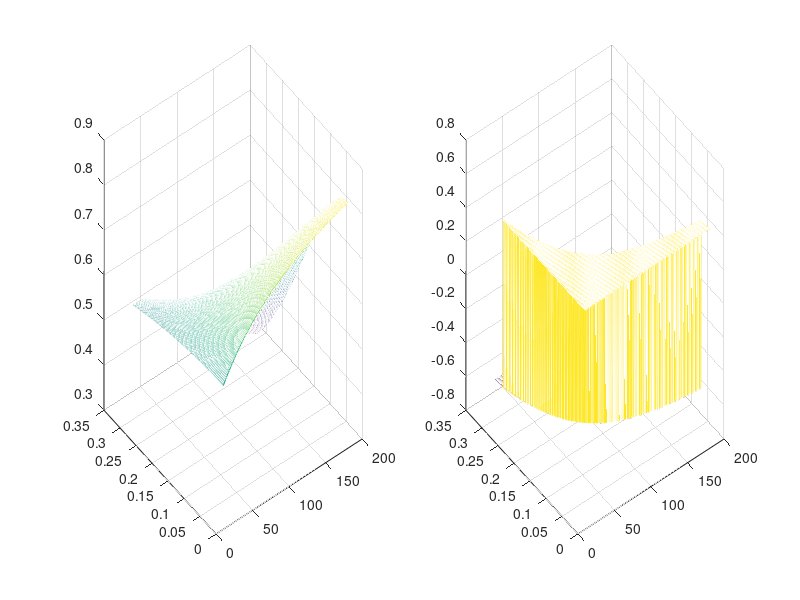
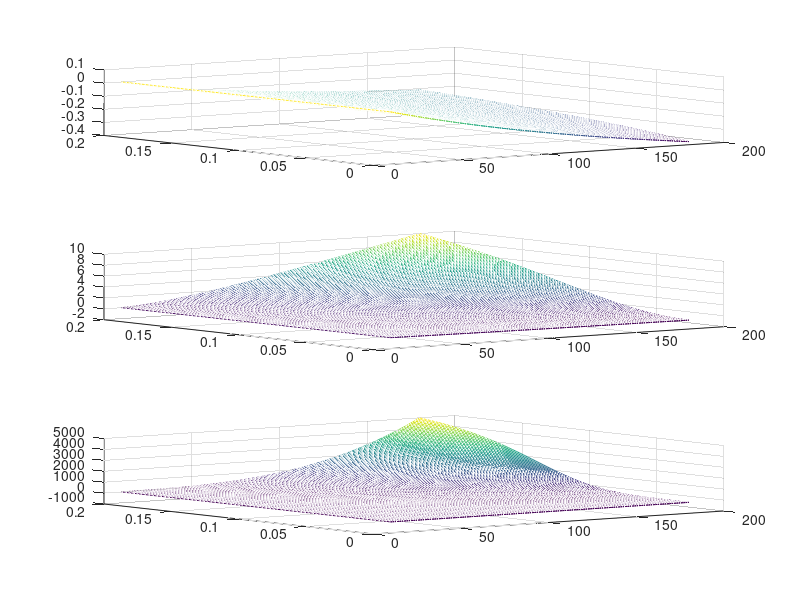

MATLAB code for these plots, in order:
%Calcium Oscillation Frequency-Sensitive Gene Regulation and Homeostatic Compensation in 
%Pancreatic Beta-Cells. Bulletin of Mathematical Biology. 2017. 79-1295
%DOI: 10.1007/s11538-017-0286-1


% Matlab code for Oscillation Efficiency (Fig. 3) for 3
% different cooperativity values (nnE)
% Cooperativity vector

nnE=[1,2,4];

for i=1:3;
nE=nnE(i);

%Enzyme parameters
pE=0.09; dE=0.003;
D=10;
98
T=D:1:180;
KE=0:0.001:0.2;
[T,KE]=meshgrid(T,KE);

%Response to Oscillatory Ca
%Ebar represents the mean fractions of an activeted Enzyme
%During on times Ca is 0.1 and inbetween it is set to 0;
c0=0.1; %activation rate during on times

pEstar=pE*(c0^nE)./(c0^nE+KE.^nE);

%steady state fractions of active enzymes
E_ss=pEstar./(pEstar+dE);

%Activated enzyme franction (Eq. 12)
Ebar=E_ss.*(D./T+((pEstar./((pEstar+dE).*dE.*T)).*...
(1-exp(-D.*(pEstar+dE)))).*(1-exp(-dE.*(T-D)))...
./(1-exp(-(pEstar.*D+dE.*T))));

%Non-Oscillatory Ca with the same concentration
%subsrcipt c (_c) is used for indicating constant Ca
cc=c0*D./T;
E_c_ss=pE.*((cc.^nE)./(cc.^nE+KE.^nE))./(pE.*((cc.^nE)...
./(cc.^nE+KE.^nE))+dE);

%Oscillation Efficiency (Eq. 15)
Os_Ef=(Ebar-E_c_ss)./E_c_ss;

%Figure 3
figure(3)
subplot(3,1,i)
mesh(T,KE,Os_Ef)
end

% Matlab code for Fig. 6B,C

%Enzyme Parameters
nA=4; KcA=0.2; nI=4; KcI=0.2;
pA=0.09; dA=0.003; pI=0.09; dI=0.003;

%TF parameters
alphaA=0.01; betaI=0.01;

D=10;
T=D:1:180;
KA=0:0.001:0.28;
KI=0.4;
[T,KA]=meshgrid(T,KA);

%Response to Oscillatory Ca
%Abar and Ibar represent the mean fractions of active activator
%and inhibitor concentrations after sufficiently large
%oscillation cycles, respectively.

% During on times Ca is 0.1 and inbetween it is set to 0;
c0=0.1; %activation rates during on times

pAstar=pA*(c0^nA)/(c0^nA+KcA^nA);
pIstar=pI*(c0^nI)/(c0^nI+KcI^nI);

%steady state fractions of active enzymes
A_ss=pAstar./(pAstar+dA);
I_ss=pIstar./(pIstar+dI);

%Activated enzyme franctions
Abar=A_ss.*(D./T+((pAstar./((pAstar+dA).*dA.*T)).*...
(1-exp(-D.*(pAstar+dA)))).*(1-exp(-dA.*(T-D)))./...
(1-exp(-(pAstar.*D+dA.*T))));
Ibar=I_ss.*(D./T+((pIstar./((pIstar+dI).*dI.*T)).*...
(1-exp(-D.*(pIstar+dI)))).*(1-exp(-dI.*(T-D)))./...
(1-exp(-(pIstar.*D+dI.*T))));
Ainf=alphaA*(Abar.^2)./(KA.^2+Abar.^2);
Iinf=betaI*(Ibar.^1)./(KI.^1+Ibar.^1);
TFbar=Ainf./(Ainf+Iinf);

%Rates of Changs of infinity functions versus T
d_Abar_dT=A_ss*(-D./(T.^2)-(pAstar./(dA*(T.^2).*(pAstar+dA))).*...
((1-exp(-D.*(pAstar+dA)))).*(1-exp(-dA.*(T-D)))./...
(1-exp(-(pAstar.*D+dA.*T)))+...
(pAstar./((pAstar+dA).*dA.*T)).*...
(1-exp(-D*(pAstar+dA)))*dA.*(exp(-dA*(T-D))-...
exp(-(pAstar*D+dA*T)))./((1-exp(-(pAstar*D+dA*T))).^2));

d_Ibar_dT=I_ss*(-D./(T.^2)-(pIstar./(dI*(T.^2).*(pIstar+dI))).*...
((1-exp(-D.*(pIstar+dI)))).*(1-exp(-dI.*(T-D)))./...
(1-exp(-(pIstar.*D+dI.*T)))+...
(pIstar./((pIstar+dI).*dI.*T)).*...
(1-exp(-D*(pIstar+dI)))*dI.*(exp(-dI*(T-D))-...
exp(-(pIstar*D+dI*T)))./((1-exp(-(pIstar*D+dI*T))).^2));

d_Ainf_dT=2*(KA.^2).*(Abar.^...
(-2-1)).*d_Abar_dT./((1+(KA.^2).*(Abar.^-2)).^2);
d_Iinf_dT=1*(KI.^1).*(Ibar.^...
(-1-1)).*d_Ibar_dT./((1+(KI.^1).*(Ibar.^-1)).^2);
Diff=(d_Ainf_dT)-(d_Iinf_dT);
Sign_Diff=0.5*sign(Diff);

%Figure 6 panels B and C
figure()
subplot(1,2,1)
mesh(T,KA,TFbar)
subplot(1,2,2)
mesh(T,KA,Sign_Diff)